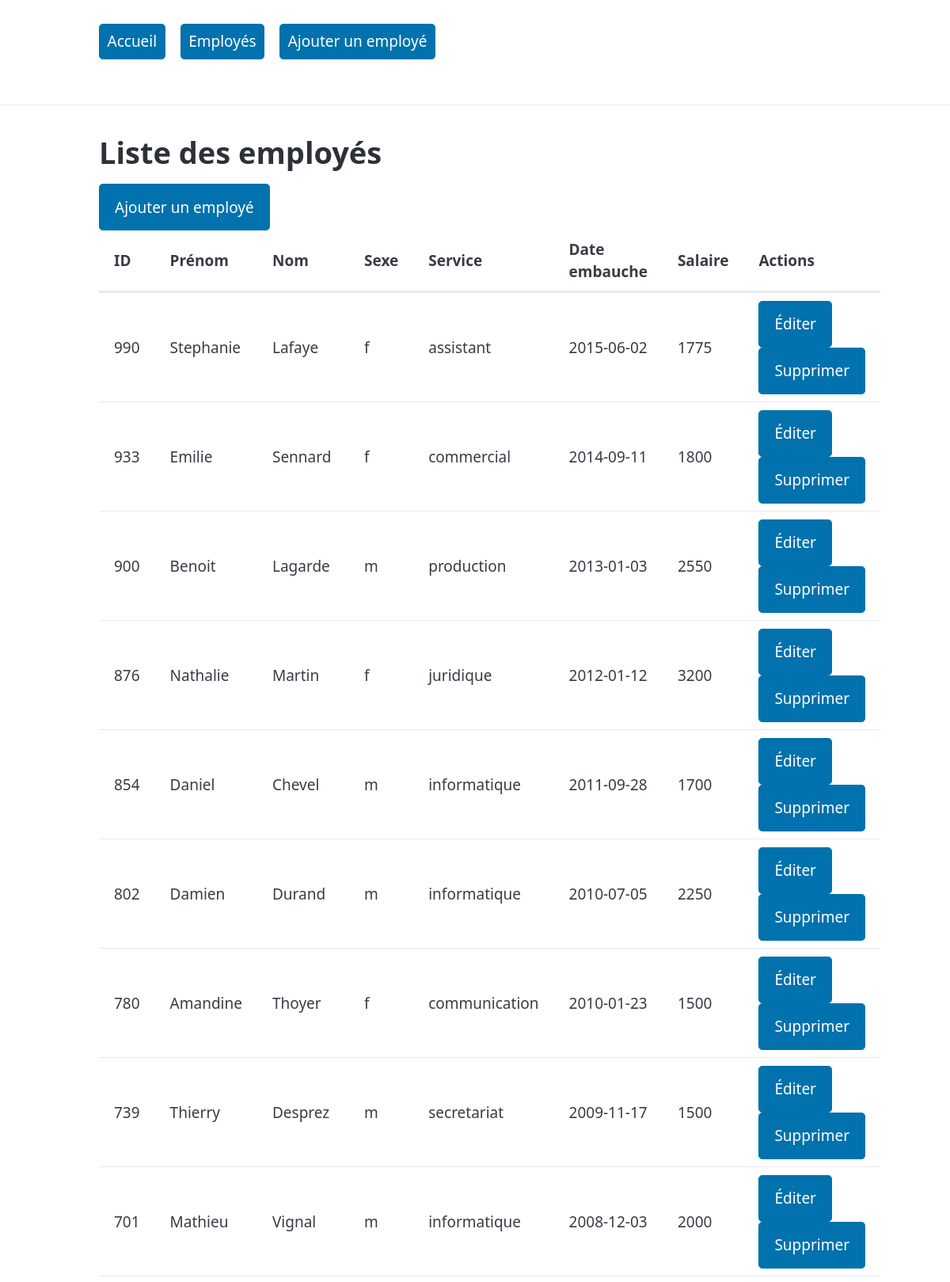
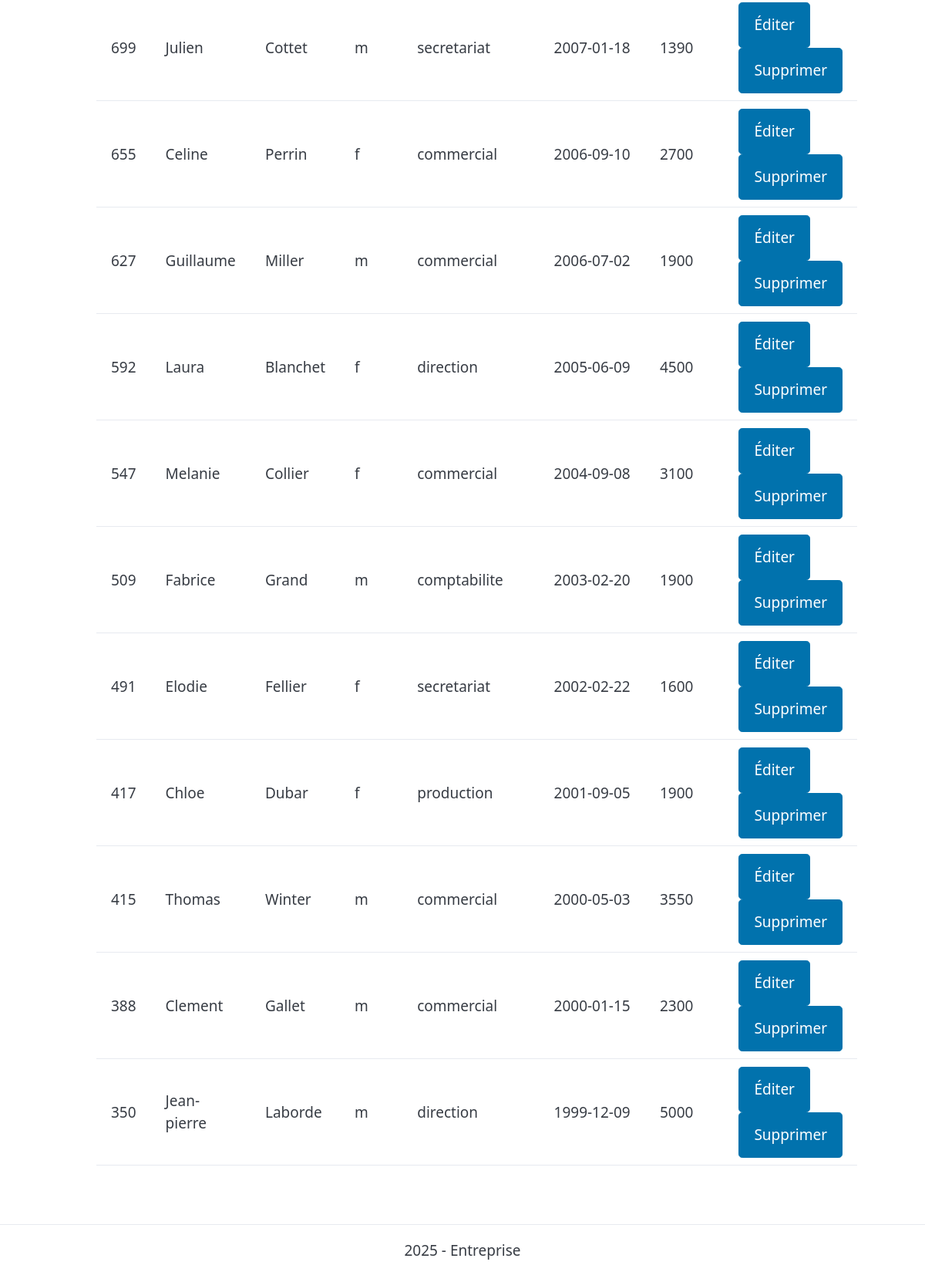
The app's page /employes/list-employe.php with its own data (2 pictures, top to bottom).
### tables this page shows
CREATE TABLE `employes` (
  `id_employes` int NOT NULL AUTO_INCREMENT,
  `prenom` varchar(20) DEFAULT NULL,
  `nom` varchar(20) DEFAULT NULL,
  `sexe` enum('m','f') NOT NULL,
  `service` varchar(30) DEFAULT NULL,
  `date_embauche` date DEFAULT NULL,
  `salaire` float DEFAULT NULL,
  PRIMARY KEY (id_employes)
);

### employes/list-employe.php (called while the page is built)
<?php
include dirname(__DIR__) . '/fonctions.php';
require dirname(__DIR__) . '/connexiondb.php';
$employesArray = listerEmployes($pdo);
include PATH_PROJET . '/views/employes/list-employe-view.php';

### fonctions.php (called while the page is built, shortened)
<?php
function listerEmployes($pdo)
{
    $sql = "SELECT * FROM employes ORDER BY id_employes DESC";
    $stmt = $pdo->prepare($sql);
    $stmt->execute();
    return $stmt->fetchAll();
}

### views/employes/list-employe-view.php (the view, shortened to what this page needs)
<?php
require PATH_PROJET . '/views/partials/header.php';
?>
<h1>Liste des employés</h1>
<a href="<?= WEB_ROOT . '/employes/create-employe.php' ?>" role="button">Ajouter un employé</a>
<table>
    <thead>
        <tr>
            <th>ID</th>
            <th>Prénom</th>
            <th>Nom</th>
            <th>Sexe</th>
            <th>Service</th>
            <th>Date embauche</th>
            <th>Salaire</th>
            <th>Actions</th>
        </tr>
    </thead>
    <tbody>
        <?php foreach ($employesArray as $employe) : ?>
        <tr>
            <td><?= $employe['id_employes']; ?></td>
            <td><?= htmlspecialchars($employe['prenom']); ?></td>
            <td><?= htmlspecialchars($employe['nom']); ?></td>
            <td><?= $employe['sexe']; ?></td>
            <td><?= htmlspecialchars($employe['service']); ?></td>
            <td><?= $employe['date_embauche']; ?></td>
            <td><?= $employe['salaire']; ?></td>
            <td>
                <a href="<?= WEB_ROOT . '/employes/edit-employe.php?id=' . $employe['id_employes'] ?>" role="button">Éditer</a>
                <a href="<?= WEB_ROOT . '/employes/del-employe.php?id=' . $employe['id_employes'] ?>" role="button" onclick="return confirm('Êtes-vous certain de vouloir supprimer cet employé ?');">Supprimer</a>
            </td>
        </tr>
        <?php endforeach; ?>
    </tbody>
</table>
<?php require PATH_PROJET . '/views/partials/footer.php'; ?>

### views/partials/header.php (shortened to what this page needs)
<!DOCTYPE html>
<html lang="fr">
<head>
    <link rel="stylesheet" href="<?= WEB_ROOT ?>/assets/css/pico.min.css">
    <link rel="stylesheet" href="<?= WEB_ROOT . '/assets/css/style.css' ?>">
</head>
<body>
    <header>
        <?php require PATH_PROJET . '/views/partials/nav.php' ?>
    </header>
    <hr>
    <main class="container">

### views/partials/nav.php
<nav class="container">
    <ul>
        <li><a href="<?= WEB_ROOT . '/index.php' ?>" role="button">Accueil</a></li>
        <li><a href="<?= WEB_ROOT . '/employes/list-employe.php' ?>" role="button">Employés</a></li>
        <li><a href="<?= WEB_ROOT . '/employes/create-employe.php' ?>" role="button">Ajouter un employé</a></li>
    </ul>
</nav>

### views/partials/footer.php
</main>
<footer>
    <hr>
    <p>2025 - Entreprise</p>
</footer>
</body>
</html>

### assets/css/style.css (style rules this page uses)
footer { text-align: center; }

### records on screen
employes: id_employes "990", prenom "Stephanie", nom "Lafaye", sexe "f", service "assistant", date_embauche "2015-06-02", salaire "1775"
employes: id_employes "933", prenom "Emilie", nom "Sennard", sexe "f", service "commercial", date_embauche "2014-09-11", salaire "1800"
employes: id_employes "900", prenom "Benoit", nom "Lagarde", sexe "m", service "production", date_embauche "2013-01-03", salaire "2550"
employes: id_employes "876", prenom "Nathalie", nom "Martin", sexe "f", service "juridique", date_embauche "2012-01-12", salaire "3200"
employes: id_employes "854", prenom "Daniel", nom "Chevel", sexe "m", service "informatique", date_embauche "2011-09-28", salaire "1700"
employes: id_employes "802", prenom "Damien", nom "Durand", sexe "m", service "informatique", date_embauche "2010-07-05", salaire "2250"
employes: id_employes "780", prenom "Amandine", nom "Thoyer", sexe "f", service "communication", date_embauche "2010-01-23", salaire "1500"
employes: id_employes "739", prenom "Thierry", nom "Desprez", sexe "m", service "secretariat", date_embauche "2009-11-17", salaire "1500"
employes: id_employes "701", prenom "Mathieu", nom "Vignal", sexe "m", service "informatique", date_embauche "2008-12-03", salaire "2000"
employes: id_employes "699", prenom "Julien", nom "Cottet", sexe "m", service "secretariat", date_embauche "2007-01-18", salaire "1390"
employes: id_employes "655", prenom "Celine", nom "Perrin", sexe "f", service "commercial", date_embauche "2006-09-10", salaire "2700"
employes: id_employes "627", prenom "Guillaume", nom "Miller", sexe "m", service "commercial", date_embauche "2006-07-02", salaire "1900"
employes: id_employes "592", prenom "Laura", nom "Blanchet", sexe "f", service "direction", date_embauche "2005-06-09", salaire "4500"
employes: id_employes "547", prenom "Melanie", nom "Collier", sexe "f", service "commercial", date_embauche "2004-09-08", salaire "3100"
employes: id_employes "509", prenom "Fabrice", nom "Grand", sexe "m", service "comptabilite", date_embauche "2003-02-20", salaire "1900"
employes: id_employes "491", prenom "Elodie", nom "Fellier", sexe "f", service "secretariat", date_embauche "2002-02-22", salaire "1600"
employes: id_employes "417", prenom "Chloe", nom "Dubar", sexe "f", service "production", date_embauche "2001-09-05", salaire "1900"
employes: id_employes "415", prenom "Thomas", nom "Winter", sexe "m", service "commercial", date_embauche "2000-05-03", salaire "3550"
employes: id_employes "388", prenom "Clement", nom "Gallet", sexe "m", service "commercial", date_embauche "2000-01-15", salaire "2300"
employes: id_employes "350", prenom "Jean-pierre", nom "Laborde", sexe "m", service "direction", date_embauche "1999-12-09", salaire "5000"
